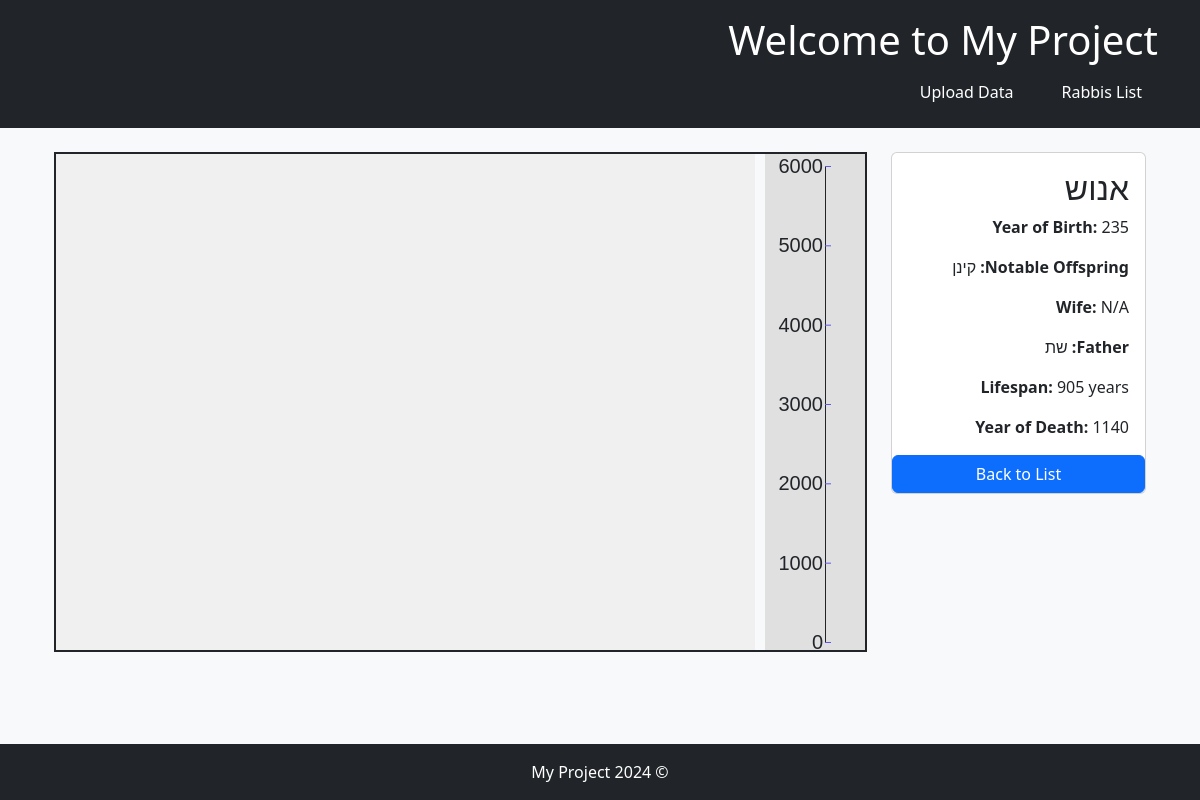
Screenshot of /rabbis/859/ with the database file from the repository.
### rabbis/models.py (models this page shows, shortened)
class Person(models.Model):
    unique_id = models.UUIDField(default=uuid.uuid4, editable=False, unique=True)
    name = models.CharField(max_length=255)
    birth_year = models.IntegerField(blank=True, null=True)
    lifespan = models.IntegerField(blank=True, null=True)
    wife = models.ManyToManyField('self', blank=True, related_name='husbands', symmetrical=False)
    notable_offspring = models.ManyToManyField('self', blank=True, related_name='parents', symmetrical=False)
    father = models.ForeignKey('self', on_delete=models.SET_NULL, null=True, blank=True, related_name='children')
    @property
    def death_year(self):
        return self.birth_year + self.lifespan if self.birth_year and self.lifespan else None

### rabbis/views.py (the view)
# urls.py: path('<int:rabbi_id>/', views.rabbi_detail, name='rabbi_detail'),
def rabbi_detail(request, rabbi_id):
    rabbi = Person.objects.get(id=rabbi_id)
    return render(request, 'rabbis/rabbi_detail.html', {'rabbi': rabbi})

### rabbis/templates/rabbis/rabbi_detail.html (shortened to what this page needs)
{% extends 'rabbis/base.html' %}
{% load static %}
{% block content %}
<div class="container">
  <div class="row">
    <div class="col-md-3">
      <div class="card mb-4">
        <div class="card-body">
          <h2 class="card-title">{{ rabbi.name }}</h2>
          <p class="card-text"><strong>Year of Birth:</strong> {{ rabbi.birth_year }}</p>
          <p class="card-text"><strong>Notable Offspring:</strong>
            {% if rabbi.notable_offspring.all %}
              {% for offspring in rabbi.notable_offspring.all %}
                {{ offspring.name }}{% if not forloop.last %}, {% endif %}
              {% endfor %}
            {% else %}
              N/A
            {% endif %}
          </p>
          <p class="card-text"><strong>Wife:</strong>
            {% if rabbi.wife.all %}
              {% for wife in rabbi.wife.all %}
                {{ wife.name }}{% if not forloop.last %}, {% endif %}
              {% endfor %}
            {% else %}
              N/A
            {% endif %}
          </p>
          <p class="card-text"><strong>Father:</strong>
            {% if rabbi.father %}
              {{ rabbi.father.name }}
            {% else %}
              N/A
            {% endif %}
          </p>
          <p class="card-text"><strong>Lifespan:</strong> {{ rabbi.lifespan }} years</p>
          <p class="card-text"><strong>Year of Death:</strong>
            {% if rabbi.death_year %}
              {{ rabbi.death_year }}
            {% else %}
              N/A
            {% endif %}
          </p>
        </div>
        <a href="{% url 'rabbi_list' %}" class="btn btn-primary">Back to List</a>
      </div>
    </div>
    <div class="col-md-9">
      <div class="graph-container">
        <div id="timeline"></div>
        <div id="graph"></div>
      </div>
    </div>
  </div>
</div>
{% endblock %}

### rabbis/static/rabbis/css/styles.css (style rules this page uses)
body { font-family: 'Segoe UI', Tahoma, Geneva, Verdana, sans-serif; background-color: #f8f9fa; color: #212529; padding-bottom: 60px; direction: rtl; text-align: right; }
.card { margin-bottom: 1.5rem; text-align: right; }
.graph-container { display: flex; gap: 10px; justify-content: flex-start; border: 2px solid #212529; margin-bottom: 20px; position: relative; height: 500px; overflow: hidden; }
#timeline { width: 100px; height: 100%; background-color: #e0e0e0; position: relative; }
#graph { flex-grow: 1; height: 100%; background-color: #f0f0f0; position: relative; overflow: hidden; cursor: grab; }

### rows the page displays
Person: name "אנוש", birth_year "235", father.name "שת", lifespan "905", death_year "1140"
Person: name "קינן"
